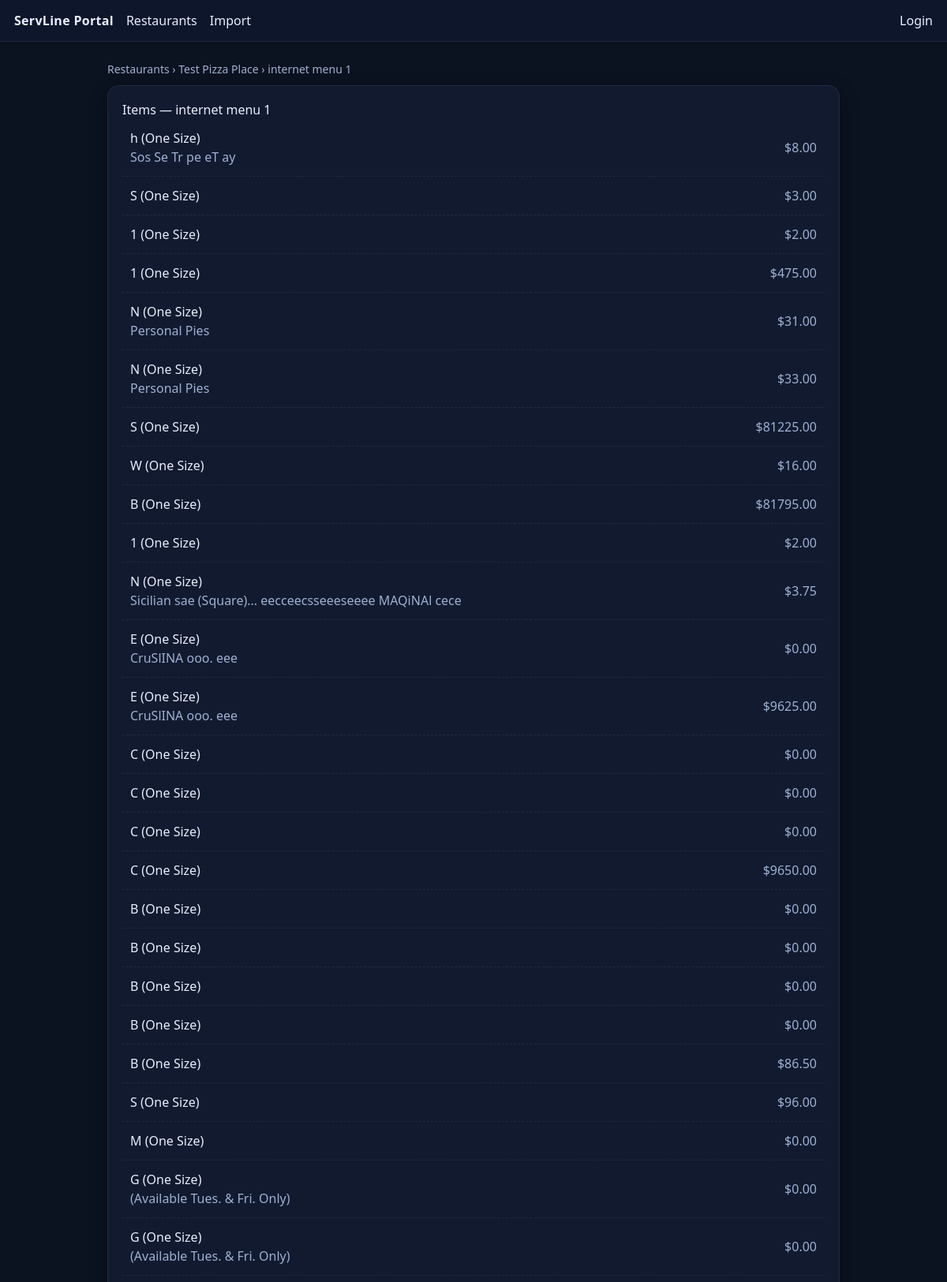
The app's page /menus/3/items (upper part) with its own data.
### tables this page shows
CREATE TABLE restaurants (
  id INTEGER PRIMARY KEY AUTOINCREMENT,
  name TEXT NOT NULL,
  phone TEXT,
  address TEXT,
  active INTEGER NOT NULL DEFAULT 1,
  created_at TEXT NOT NULL DEFAULT (datetime('now'))
);

CREATE TABLE menus (
  id INTEGER PRIMARY KEY AUTOINCREMENT,
  restaurant_id INTEGER NOT NULL,
  name TEXT NOT NULL,
  active INTEGER NOT NULL DEFAULT 1,
  created_at TEXT NOT NULL DEFAULT (datetime('now')),
  FOREIGN KEY (restaurant_id) REFERENCES restaurants(id) ON DELETE CASCADE
);

CREATE TABLE menu_items (
  id INTEGER PRIMARY KEY AUTOINCREMENT,
  menu_id INTEGER NOT NULL,
  name TEXT NOT NULL,
  description TEXT,
  price_cents INTEGER NOT NULL,
  is_available INTEGER NOT NULL DEFAULT 1,
  created_at TEXT NOT NULL DEFAULT (datetime('now')),
  FOREIGN KEY (menu_id) REFERENCES menus(id) ON DELETE CASCADE
);

### portal/app.py (the view)
@app.get("/menus/<int:menu_id>/items")
def items_page(menu_id):
    with db_connect() as conn:
        menu = conn.execute(
            "SELECT * FROM menus WHERE id=?", (menu_id,)
        ).fetchone()
        if not menu:
            abort(404)
        rest = conn.execute(
            "SELECT * FROM restaurants WHERE id=?", (menu["restaurant_id"],)
        ).fetchone()
        items = conn.execute(
            "SELECT * FROM menu_items WHERE menu_id=? AND is_available=1 ORDER BY id", (menu_id,)
        ).fetchall()
    return render_template("items.html", restaurant=rest, menu=menu, items=items)

### portal/app.py (called while the page is built)
def db_connect():
    conn = sqlite3.connect(DB_PATH)
    conn.row_factory = sqlite3.Row
    return conn

### portal/templates/items.html (shortened to what this page needs)
{% extends "base.html" %}
{% block content %}
  <p class="crumbs">
    <a href="/restaurants">Restaurants</a> ›
    <a href="/restaurants/{{ restaurant.id }}/menus">{{ restaurant.name }}</a> ›
    {{ menu.name }}
  </p>
  <div class="card">
    <h1>Items — {{ menu.name }}</h1>
    <ul class="list">
      {% for it in items %}
        <li class="row">
          <div>
            <div>{{ it.name }}</div>
            {% if it.description %}<div class="muted">{{ it.description }}</div>{% endif %}
          </div>
          <div class="muted">
            ${{ '%.2f'|format(it.price_cents/100) }}
          </div>
        </li>
      {% endfor %}
    </ul>
  </div>
{% endblock %}

### portal/templates/base.html (style rules this page uses)
:root { --bg:#0b1220; --panel:#111a2f; --ink:#e8eefc; --muted:#9fb0d1; --line:#1f2a44; }
* { box-sizing: border-box; }
html,body { height:100%; margin:0; font-family:system-ui,-apple-system,Segoe UI,Roboto,Helvetica,Arial,sans-serif; background:var(--bg); color:var(--ink); }
a { color:#b7cdfb; text-decoration:none; }
.card { background:var(--panel); border:1px solid var(--line); border-radius:14px; padding:18px; box-shadow:0 8px 24px rgba(0,0,0,.25); }
.list { margin:0; padding:0; list-style:none; }
.row { display:flex; align-items:center; justify-content:space-between; padding:12px 10px; border-bottom:1px dashed var(--line); }
.crumbs { color:var(--muted); margin:0 0 10px; font-size:14px; }
h1,h2 { margin:0 0 10px; }
.muted { color:var(--muted); }

### records on screen
restaurants: name "Test Pizza Place"
menus: name "internet menu 1"
menu_items: name "h (One Size)", description "Sos Se Tr pe eT ay", it.price_cents/100 "8.00"
menu_items: name "S (One Size)", it.price_cents/100 "3.00"
menu_items: name "1 (One Size)", it.price_cents/100 "2.00"
menu_items: name "1 (One Size)", it.price_cents/100 "475.00"
menu_items: name "N (One Size)", description "Personal Pies", it.price_cents/100 "31.00"
menu_items: name "N (One Size)", description "Personal Pies", it.price_cents/100 "33.00"
menu_items: name "S (One Size)", it.price_cents/100 "81225.00"
menu_items: name "W (One Size)", it.price_cents/100 "16.00"
menu_items: name "B (One Size)", it.price_cents/100 "81795.00"
menu_items: name "1 (One Size)", it.price_cents/100 "2.00"
menu_items: name "N (One Size)", description "Sicilian sae (Square)... eecceecsseeeseeee MAQiNAl cece", it.price_cents/100 "3.75"
menu_items: name "E (One Size)", description "CruSlINA ooo. eee", it.price_cents/100 "0.00"
menu_items: name "E (One Size)", description "CruSlINA ooo. eee", it.price_cents/100 "9625.00"
menu_items: name "C (One Size)", it.price_cents/100 "0.00"
menu_items: name "C (One Size)", it.price_cents/100 "0.00"
menu_items: name "C (One Size)", it.price_cents/100 "0.00"
menu_items: name "C (One Size)", it.price_cents/100 "9650.00"
menu_items: name "B (One Size)", it.price_cents/100 "0.00"
menu_items: name "B (One Size)", it.price_cents/100 "0.00"
menu_items: name "B (One Size)", it.price_cents/100 "0.00"
menu_items: name "B (One Size)", it.price_cents/100 "0.00"
menu_items: name "B (One Size)", it.price_cents/100 "86.50"
menu_items: name "S (One Size)", it.price_cents/100 "96.00"
menu_items: name "M (One Size)", it.price_cents/100 "0.00"
menu_items: name "G (One Size)", description "(Available Tues. & Fri. Only)", it.price_cents/100 "0.00"
menu_items: name "G (One Size)", description "(Available Tues. & Fri. Only)", it.price_cents/100 "0.00"
